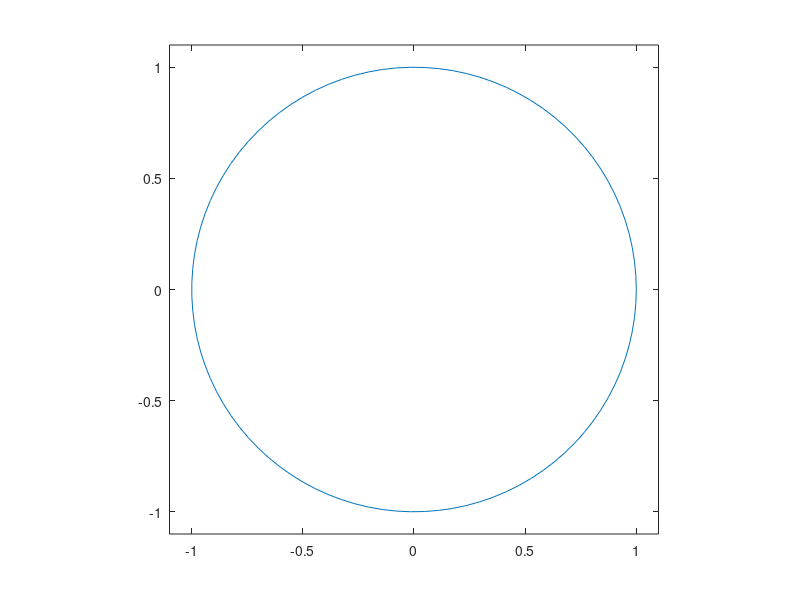

Reproduce this figure in MATLAB. (Note: this script raises an error after producing the figure.)
clear all; close all; clc;
theta = linspace(0, 2*pi);
x = cos(theta);
y = sin(theta);
plot(x, y);
axis equal;
axis([-1.1 1.1 -1.1 1.1]);
ax = gca; %GEt curent axis
ax.XTick=[-1 -0.5 0 0.5 1];
ax.YTick=[-1 -0.5 0 0.5 1];
xlabel('$x$', 'Interpreter', 'latex', 'FontSize',14);
ylabel('$y$', 'Interpreter', 'latex', 'FontSize',14);
title('Plot of a circle', 'Interpreter','latex','FontSize',16);